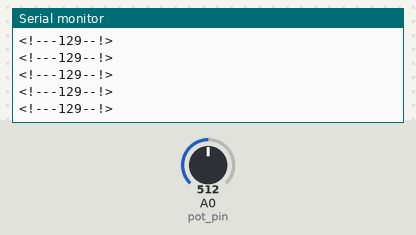
Recording of a sketch running on a simulated Arduino Uno, built with avr-gcc and run on an emulated ATmega328P. On the bench: the last lines printed to the serial monitor. The test bench sets the inputs (shaded band); at power-on: A0 (pot_pin) = 512. No radio packets arrive unless stated.

Above: at 1.2 s.
1.3 s: A0 (pot_pin) set to 616
At 1.9 s:
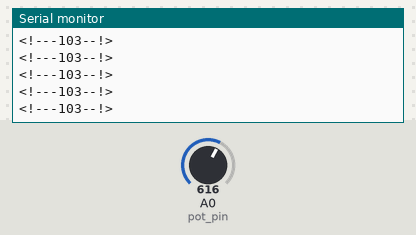
4.3 s: A0 (pot_pin) set to 644
At 4.9 s:
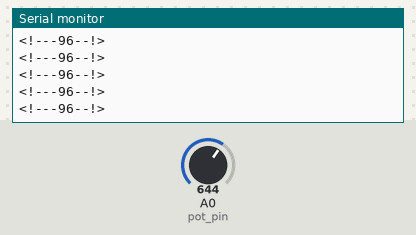
Timing chart, 0 to 7.3 s (numbered marks = the images above; inputs shaded):
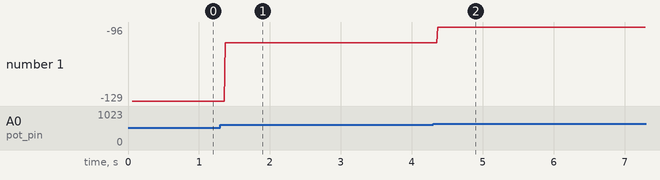

The sketch:

Radio_Transmitter.ino
```cpp
#include <SPI.h>                  /* to handle the communication interface with the modem*/
#include <nRF24L01.h>             /* to handle this particular modem driver*/
#include <RF24.h>                 /* the library which helps us to control the radio modem*/

#define pot_pin A0                /*Variable pin of POT is to be connected to analog pin 0 i.e.A0*/
RF24 radio(9, 10);                   // CE -> D9 | CSN/SS/CS -> D10
const uint64_t Address = 0xE8E8F0F0E1LL ;     /* Address to which data to be transmitted*/

struct MyData {
  byte pot_value;
};

MyData data;

void resetData()
{
  data.pot_value = 0;
}

void setup() {
  Serial.begin(9600);
  pinMode(pot_pin, INPUT);        /* Setting A0 (POT pin) as input*/
  radio.begin ();                 /* Activate the modem*/
  radio.setAutoAck(false);
  radio.setDataRate(RF24_250KBPS);
  radio.openWritingPipe (Address); /* Sets the address of transmitter to which program will send the data */
  Serial.print("<!--TRANSMISSION SEQUENCE STARTED--!>");
  resetData();
}
void loop() {
  radio.stopListening ();          /* Setting modem in transmission mode*/
  int value = analogRead(pot_pin);    /*Reading analog value at pin A0 and storing in varible 'value'*/
  data.pot_value = map( value , 0 , 1023 , 0 , 255 );   /* Convering the 10 bit value to 8 bit */
  radio.write(&data, sizeof(MyData));            /* Sending data over NRF 24L01*/
  char buff[20];
  sprintf(buff, "<!--%d--!>", data);
  Serial.println(buff);                           /* Printing POT value on serial monitor*/
}
```

Measured:
- after the input at 1.3 s, the serial monitor: prints a new line after 0.07 s (image 1)
- after the input at 4.3 s, the serial monitor: prints a new line after 0.07 s (image 2)
- plotted number 1: -129 → -103 after the input at 1.3 s, -103 → -96 after the input at 4.3 s
